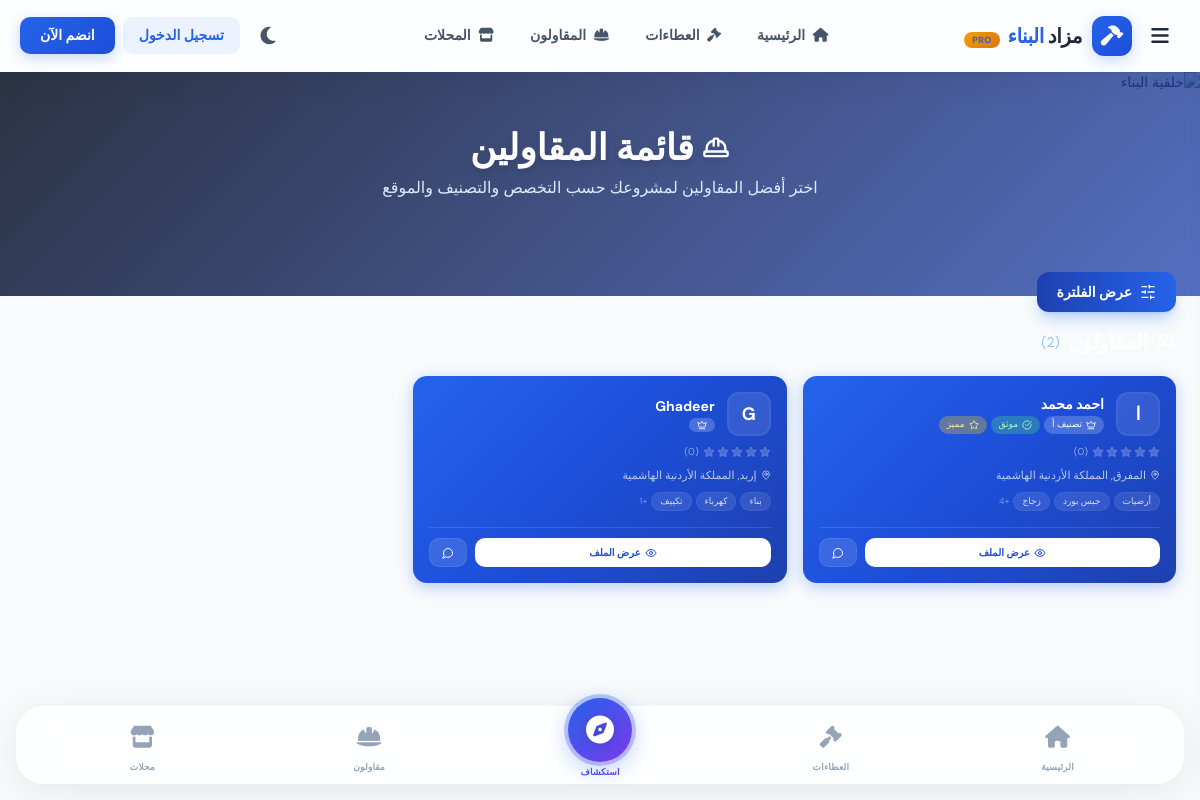
Screenshot of /complete_register.php with the database file from the repository.
### tables this page shows
CREATE TABLE `users` (
  `id` int(11) NOT NULL,
  `name` varchar(100) NOT NULL,
  `email` varchar(150) NOT NULL,
  `password` varchar(255) NOT NULL,
  `user_type` enum('employer','contractor','shop','admin') NOT NULL DEFAULT 'employer',
  `contractor_class` enum('A','B','C','D','pending') DEFAULT 'pending',
  `verification_status` enum('pending','approved','rejected') DEFAULT 'pending',
  `verification_date` datetime DEFAULT NULL,
  `verification_expiry` datetime DEFAULT NULL,
  `employer_verification_status` enum('pending','approved','rejected','none') DEFAULT 'none',
  `employer_verification_date` datetime DEFAULT NULL,
  `is_featured` tinyint(1) DEFAULT 0,
  `admin_notes` text DEFAULT NULL,
  `verified_by` int(11) DEFAULT NULL,
  `featured_until` date DEFAULT NULL,
  `verification_reject_reason` text DEFAULT NULL,
  `verified_at` timestamp NULL DEFAULT NULL,
  `entity_type` enum('individual','company') DEFAULT NULL,
  `phone` varchar(20) DEFAULT NULL,
  `whatsapp` varchar(20) DEFAULT NULL,
  `country_id` int(11) DEFAULT NULL,
  `city_id` int(11) DEFAULT NULL,
  `avatar` varchar(255) DEFAULT 'default-avatar.png',
  `bio` text DEFAULT NULL,
  `classification` varchar(50) DEFAULT NULL,
  `rating` decimal(3,2) DEFAULT 0.00,
  `reviews_count` int(11) DEFAULT 0,
  `is_verified` tinyint(1) DEFAULT 0,
  `status` enum('active','suspended','pending') DEFAULT 'active',
  `reset_token` varchar(255) DEFAULT NULL,
  `reset_expiry` datetime DEFAULT NULL,
  `created_at` timestamp NULL DEFAULT current_timestamp(),
  `updated_at` timestamp NULL DEFAULT current_timestamp() ON UPDATE current_timestamp(),
  `last_login` datetime DEFAULT NULL,
  `remember_token` varchar(255) DEFAULT NULL,
  `email_verified_at` datetime DEFAULT NULL,
  `otp_code` varchar(10) DEFAULT NULL,
  `otp_expires` datetime DEFAULT NULL,
  `cover_image` varchar(255) DEFAULT NULL,
  `address` varchar(255) DEFAULT NULL
);

CREATE TABLE `cities` (
  `id` int(11) NOT NULL,
  `country_id` int(11) NOT NULL,
  `name_ar` varchar(100) NOT NULL,
  `name_en` varchar(100) NOT NULL
);

CREATE TABLE `countries` (
  `id` int(11) NOT NULL,
  `name_ar` varchar(100) NOT NULL,
  `name_en` varchar(100) NOT NULL,
  `currency_ar` varchar(50) NOT NULL,
  `currency_code` varchar(10) NOT NULL,
  `phone_code` varchar(10) NOT NULL,
  `flag` varchar(10) DEFAULT NULL,
  `created_at` timestamp NULL DEFAULT current_timestamp()
);

### config.php (called while the page is built, shortened)
<?php
try {
    $pdo = new PDO(
        "mysql:host=" . DB_HOST . ";dbname=" . DB_NAME . ";charset=utf8mb4",
        DB_USER,
        DB_PASS,
        [
            PDO::ATTR_ERRMODE => PDO::ERRMODE_EXCEPTION,
            PDO::ATTR_DEFAULT_FETCH_MODE => PDO::FETCH_ASSOC,
            PDO::ATTR_EMULATE_PREPARES => false
        ]
    );
    $pdo->exec("SET NAMES utf8mb4");
    $pdo->exec("SET time_zone = '+03:00'");
} catch (PDOException $e) {
    die("خطأ في الاتصال بقاعدة البيانات: " . $e->getMessage());
}
function getContractorSpecializations($user_id) {
    global $pdo;
    $stmt = $pdo->prepare("SELECT spec FROM contractor_specs WHERE user_id = ?");
    $stmt->execute([$user_id]);
    return $stmt->fetchAll(PDO::FETCH_COLUMN);
}
?>

### complete_register.php (the view, shortened to what this page needs)
<?php
require_once 'config.php';
$search = isset($_GET['search']) ? clean($_GET['search']) : '';
$specialization = isset($_GET['specialization']) ? clean($_GET['specialization']) : '';
$contractor_class = isset($_GET['class']) ? clean($_GET['class']) : '';
$country_id = isset($_GET['country_id']) ? (int)$_GET['country_id'] : 0;
$city_id = isset($_GET['city_id']) ? (int)$_GET['city_id'] : 0;
$is_verified = isset($_GET['verified']) ? (int)$_GET['verified'] : 0;
$min_rating = isset($_GET['min_rating']) ? (float)$_GET['min_rating'] : 0;
$sql = "
    SELECT DISTINCT u.*,
           c.name_ar as country_name,
           ci.name_ar as city_name,
           (SELECT COUNT(*) FROM reviews WHERE reviewed_id = u.id) as reviews_count
    FROM users u
    LEFT JOIN countries c ON u.country_id = c.id
    LEFT JOIN cities ci ON u.city_id = ci.id
    WHERE u.user_type = 'contractor' AND (u.status = 'active' OR u.status IS NULL)
";
$params = [];
$sql .= " ORDER BY u.is_featured DESC, u.rating DESC, u.created_at DESC LIMIT 30";
try {
    $stmt = $pdo->prepare($sql);
    $stmt->execute($params);
    $contractors = $stmt->fetchAll();
} catch (PDOException $e) {
    $contractors = [];
}
$has_active_filters = ($search || $specialization || ($contractor_class != '' && $contractor_class != 'all') || $country_id > 0 || $city_id > 0 || $is_verified == 1 || $min_rating > 0);
$contractor_classes = [
    'all' => ['name' => 'جميع التصنيفات', 'icon' => 'fa-chart-line', 'color' => 'gray'],
    'A' => ['name' => 'تصنيف أ', 'icon' => 'fa-crown', 'color' => 'green'],
    'B' => ['name' => 'تصنيف ب', 'icon' => 'fa-medal', 'color' => 'blue'],
    'C' => ['name' => 'تصنيف ج', 'icon' => 'fa-chart-line', 'color' => 'amber'],
    'D' => ['name' => 'تصنيف د', 'icon' => 'fa-seedling', 'color' => 'orange']
];
include 'includes/header.php';
?>
<!DOCTYPE html>
<html lang="ar" dir="rtl">
<head>
    <script src="https://cdn.tailwindcss.com/3.4.17"></script>
</head>
<body class="min-h-screen">
<header class="hero-bg" style="min-height: 28vh;">
    <img src="https://images.unsplash.com/photo-1541888946425-d81bb19240f5?w=1920&q=80" alt="خلفية البناء" loading="lazy">
    <div class="hero-content flex flex-col items-center justify-center text-center px-4 py-14 md:py-18">
        <h1 class="text-white font-black text-2xl md:text-4xl mb-2 drop-shadow-lg flex items-center gap-2">
            <i data-lucide="hard-hat" style="width:28px;height:28px;"></i>
            قائمة المقاولين
        </h1>
        <p class="text-blue-100 text-sm md:text-base max-w-xl">اختر أفضل المقاولين لمشروعك حسب التخصص والتصنيف والموقع</p>
    </div>
</header>
<main class="max-w-7xl mx-auto px-3 md:px-6 -mt-6 relative z-10 pb-16">
    <div class="flex flex-wrap items-center justify-between gap-3 mb-4">
        <div class="flex gap-3 flex-wrap items-center">
            <button id="filterToggleBtn" onclick="toggleFilter()" class="bg-gradient-to-l from-blue-600 to-blue-800 text-white border-none px-5 py-2.5 rounded-xl font-bold text-sm cursor-pointer shadow-lg shadow-blue-500/30 hover:-translate-y-0.5 transition-all inline-flex items-center gap-2">
                <i data-lucide="sliders-horizontal" style="width:16px;height:16px;"></i>
                <span id="filterBtnText"><?= $has_active_filters ? 'إخفاء الفلترة' : 'عرض الفلترة' ?></span>
            </button>
        </div>
    </div>
    <div class="flex items-center justify-between mb-5">
        <h2 class="text-white font-black text-lg md:text-xl flex items-center gap-2">
            <i data-lucide="users" style="width:20px;height:20px;"></i>
            <span>المقاولون</span>
            <span class="text-sm font-normal text-blue-300">(<?= count($contractors) ?>)</span>
        </h2>
    </div>
    <?php if (empty($contractors)): ?>
    <div class="bg-white/10 backdrop-blur-xl rounded-2xl p-12 text-center border border-white/10">
        <i data-lucide="hard-hat" style="width:48px;height:48px;color:rgba(255,255,255,0.2);margin:0 auto 16px;"></i>
        <p class="text-white/40 text-base">لا توجد مقاولين مطابقين لبحثك</p>
        <a href="<?= SITE_URL ?>/contractors_list.php" class="text-blue-400 hover:text-blue-300 mt-4 inline-block">عرض جميع المقاولين</a>
    </div>
    <?php else: ?>
    <div class="grid grid-cols-1 sm:grid-cols-2 lg:grid-cols-3 xl:grid-cols-4 gap-4">
        <?php foreach ($contractors as $contractor):
        $specs = getContractorSpecializations($contractor['id']);
        $class_info = $contractor_classes[$contractor['contractor_class'] ?? 'all'];
        $rating = round($contractor['rating'] ?? 0, 1);
        $avatar_path = !empty($contractor['avatar']) && file_exists($contractor['avatar'])
                     ? SITE_URL . '/' . $contractor['avatar']
                     : null;
        ?>
        <div class="contractor-card p-4 flex flex-col gap-2" onclick="handleCardClick(<?= $contractor['id'] ?>, event)">
            <div class="flex items-center gap-3">
                <div class="w-11 h-11 rounded-xl overflow-hidden flex-shrink-0 border-2 border-white/15">
                    <?php if ($avatar_path): ?>
                        <img src="<?= $avatar_path ?>" class="w-full h-full object-cover" alt="<?= htmlspecialchars($contractor['name']) ?>">
                    <?php else: ?>
                        <div class="w-full h-full flex items-center justify-center bg-white/10 text-white font-bold text-lg">
                            <?= mb_substr($contractor['name'], 0, 1, 'UTF-8') ?>
                        </div>
                    <?php endif; ?>
                </div>
                <div class="flex-1 min-w-0">
                    <h3 class="text-white font-bold text-sm truncate"><?= htmlspecialchars($contractor['name']) ?></h3>
                    <div class="flex gap-1 flex-wrap mt-0.5">
                        <span class="bg-white/20 text-white text-[9px] px-2 py-0.5 rounded-full inline-flex items-center gap-1">
                            <i data-lucide="crown" style="width:10px;height:10px;"></i>
                            <?= $class_info['name'] ?>
                        </span>
                        <?php if ($contractor['verification_status'] === 'approved'): ?>
                        <span class="bg-green-400/30 text-green-200 text-[9px] px-2 py-0.5 rounded-full inline-flex items-center gap-1">
                            <i data-lucide="check-circle" style="width:10px;height:10px;"></i> موثق
                        </span>
                        <?php endif; ?>
                        <?php if ($contractor['is_featured']): ?>
                        <span class="bg-yellow-400/30 text-yellow-200 text-[9px] px-2 py-0.5 rounded-full inline-flex items-center gap-1">
                            <i data-lucide="star" style="width:10px;height:10px;"></i> مميز
                        </span>
                        <?php endif; ?>
                    </div>
                </div>
            </div>
            <div class="flex items-center gap-1">
                <div class="flex gap-0.5">
                    <?php for ($i = 1; $i <= 5; $i++): ?>
                    <i data-lucide="star" class="w-3 h-3 <?= $i <= round($rating) ? 'text-yellow-400' : 'text-white/20' ?> fill-current"></i>
                    <?php endfor; ?>
                </div>
                <span class="text-white/50 text-[10px]">(<?= $contractor['reviews_count'] ?? 0 ?>)</span>
            </div>
            <div class="flex items-center gap-1 text-[11px] text-white/70">
                <i data-lucide="map-pin" style="width:10px;height:10px;"></i>
                <span><?= htmlspecialchars($contractor['city_name'] ?? '') ?>, <?= htmlspecialchars($contractor['country_name'] ?? '') ?></span>
            </div>
            <?php if (!empty($specs)): ?>
            <div class="flex flex-wrap gap-1">
                <?php foreach (array_slice($specs, 0, 3) as $spec): ?>
                <span class="bg-white/10 text-white/80 text-[9px] px-2 py-0.5 rounded-full border border-white/5"><?= htmlspecialchars($spec) ?></span>
                <?php endforeach; ?>
                <?php if (count($specs) > 3): ?>
                <span class="text-white/40 text-[9px] flex items-center">+<?= count($specs) - 3 ?></span>
                <?php endif; ?>
            </div>
            <?php endif; ?>
            <div class="card-actions">
                <span class="btn-view">
                    <i data-lucide="eye" style="width:12px;height:12px;"></i> عرض الملف
                </span>
                <span class="btn-chat">
                    <i data-lucide="message-circle" style="width:12px;height:12px;"></i>
                </span>
            </div>
        </div>
        <?php endforeach; ?>
    </div>
    <?php endif; ?>
</main>
<?php include 'includes/footer.php'; ?>
</body>
</html>

### includes/header.php (style rules this page uses)
* { margin: 0; padding: 0; box-sizing: border-box; }
html { scroll-behavior: smooth; }
body { font-family: 'Cairo', sans-serif; font-size: 14px; line-height: 1.6; background: #f8fafc; color: #1e293b; padding-top: 72px !important; padding-bottom: 100px !important; min-height: 100vh; transition: background 0.3s ease, color 0.3s ease; }

### complete_register.php (style rules this page uses)
* { font-family: 'DM Sans', sans-serif; }
.hero-bg { position: relative; overflow: hidden; }
.hero-bg::before { content: ''; position: absolute; inset: 0; background: linear-gradient(135deg, rgba(15,23,42,0.88), rgba(30,64,175,0.75)); z-index: 1; }
.hero-bg img { position: absolute; inset: 0; width: 100%; height: 100%; object-fit: cover; }
.hero-content { position: relative; z-index: 2; }
.contractor-card { background: linear-gradient(135deg, #2563eb 0%, #1d4ed8 50%, #1e40af 100%); border-radius: 14px; overflow: hidden; transition: transform 0.3s, box-shadow 0.3s; box-shadow: 0 4px 15px rgba(37,99,235,0.3); cursor: pointer; }
.contractor-card .card-actions { display: flex; gap: 8px; margin-top: 8px; padding-top: 10px; border-top: 1px solid rgba(255,255,255,0.12); }
.contractor-card .btn-view { flex: 1; background: white; color: #1d4ed8; font-weight: 600; font-size: 10px; padding: 7px 12px; border-radius: 10px; text-align: center; display: flex; align-items: center; justify-content: center; gap: 4px; pointer-events: none; }
.contractor-card .btn-chat { background: rgba(255,255,255,0.12); color: white; font-size: 10px; padding: 7px 12px; border-radius: 10px; text-align: center; display: flex; align-items: center; justify-content: center; gap: 4px; border: 1px solid rgba(255,255,255,0.08); pointer-events: none; }

### rows the page displays
users: name "ا", name "احمد محمد", contractor_class "تصنيف أ", verification_status "approved" (drawn), is_featured 1 (drawn), rating 0 (drawn), reviews_count "0", city.name_ar "المفرق", country.name_ar "المملكة الأردنية الهاشمية", spec "أرضيات", spec "جبس بورد", spec "زجاج", count($specs) - 3 "4"
users: name "G", name "Ghadeer", rating 0 (drawn), reviews_count "0", city.name_ar "إربد", country.name_ar "المملكة الأردنية الهاشمية", spec "بناء", spec "كهرباء", spec "تكييف", count($specs) - 3 "1"

### other values shown
count($contractors) "2"
